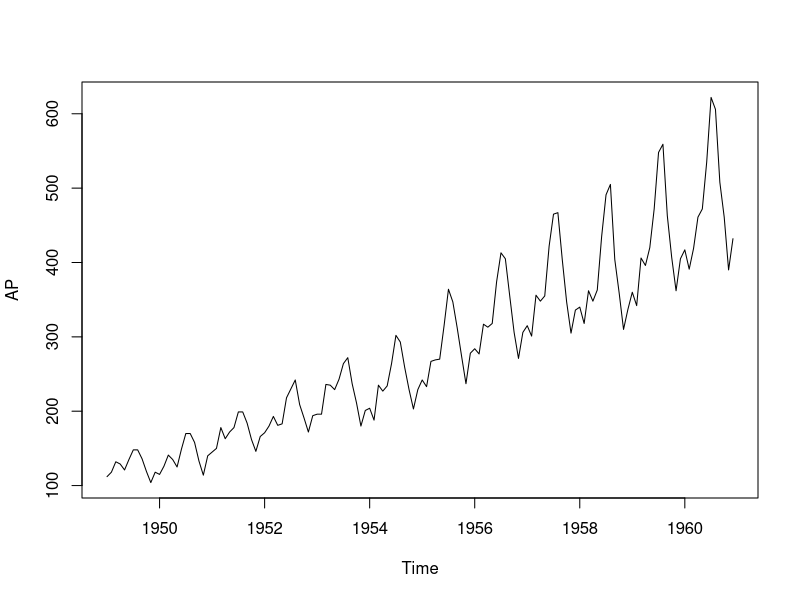

This figure's R source:
## ---- chunk 1
knitr::opts_chunk$set(echo = TRUE)
## ---- chunk 2
data("AirPassengers")
AP <- AirPassengers
str(AP)
head(AP)
# use the time series function, frequency is 12 due to 12 months
# start indicates January 1949
ts(AP, frequency = 12, start = c(1949, 1))
attributes(AP)
plot(AP)
## ---- chunk 3
library(forecast)
model <- auto.arima(AP)
model
